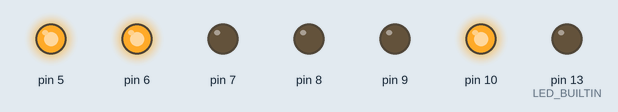
The sketch below on a simulated Arduino Uno, built with avr-gcc and run on an emulated ATmega328P. Parts: output pins drawn as LEDs (lit = HIGH).

Above: at 3.7 s.
At 8.7 s:
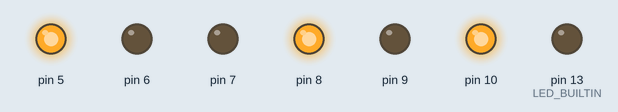
At 13.7 s:
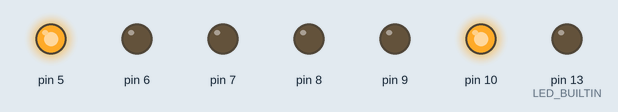
At 18.7 s:
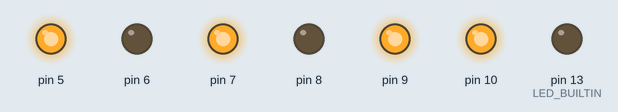
At 28.1 s:
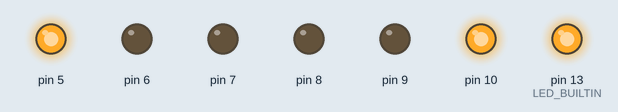
Timing chart, 0 to 35.4 s (numbered marks = the images above):
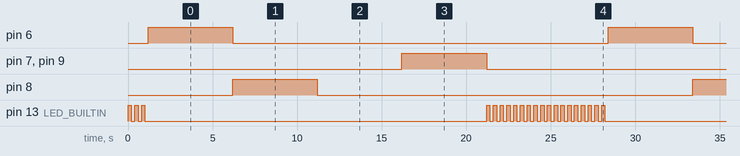

The sketch:

schoolrobot.ino
```cpp
void setup() {
  // put your setup code here, to run once:
  pinMode(5, OUTPUT);
  pinMode(6, OUTPUT);
  pinMode(7, OUTPUT);
  pinMode(8, OUTPUT);
  pinMode(9, OUTPUT);
  pinMode(10, OUTPUT);
  pinMode(LED_BUILTIN, OUTPUT);
  digitalWrite(5, HIGH); //Velocidad máxima
  digitalWrite(6, LOW);
  digitalWrite(7, LOW);
  digitalWrite(8, LOW);
  digitalWrite(9, LOW);
  digitalWrite(10, HIGH); //Velocidad máxima
}

void loop() {
  alerta();
  derechaavanza();
  delay(5000);
  derechapara();
  izquierdaavanza();
  delay(5000);
  izquierdapara();
  delay(5000);
  derecharetrocede();
  izquierdaretrocede();
  delay(5000);
  derechapara();
  izquierdapara();
  int a = 0;
  while (a < 5) {
    alerta();
    a++;
  }

}
void derechaavanza() {
  digitalWrite(6, HIGH);
  digitalWrite(7, LOW);
}
void derecharetrocede() {
  digitalWrite(6, LOW);
  digitalWrite(7, HIGH);
}
void derechapara() {
  digitalWrite(6, LOW);
  digitalWrite(7, LOW);
}
void izquierdaavanza() {
  digitalWrite(8, HIGH);
  digitalWrite(9, LOW);
}
void izquierdaretrocede() {
  digitalWrite(8, LOW);
  digitalWrite(9, HIGH);
}
void izquierdapara() {
  digitalWrite(8, LOW);
  digitalWrite(9, LOW);
}
void alerta() {
  digitalWrite(LED_BUILTIN, HIGH);
  delay(200);
  digitalWrite(LED_BUILTIN, LOW);
  delay(200);
  digitalWrite(LED_BUILTIN, HIGH);
  delay(200);
  digitalWrite(LED_BUILTIN, LOW);
  delay(200);
  digitalWrite(LED_BUILTIN, HIGH);
  delay(200);
  digitalWrite(LED_BUILTIN, LOW);
  delay(200);
}
```

Measured:
- by itself, pin 6–9: alternates HIGH for 5.0 s and LOW for 22.2 s
- by itself, pin 13 (LED_BUILTIN): moves between LOW and HIGH, repeating every 27.2 s
- by itself, everything shown: repeats every 27.2 s, in 40 steps
